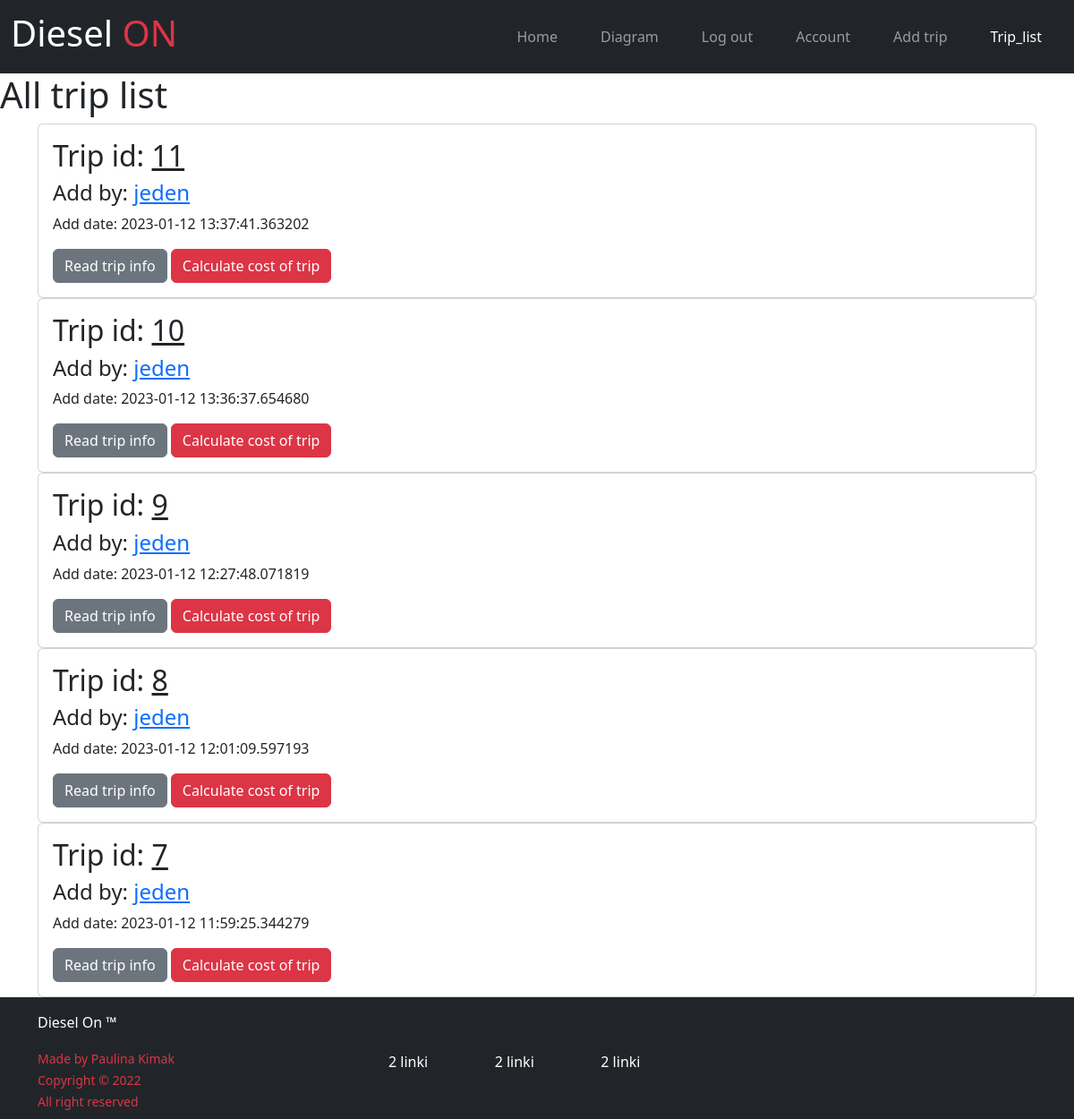
The page /trip_list (signed in) on the database its author committed.
### diesel_api/models.py (models this page shows, shortened)
class Trip(db.Model):
    id = db.Column(db.Integer, primary_key=True)
    user_id = db.Column(db.Integer, db.ForeignKey('users.id'), nullable=False) #user.id tabela users z paramatrem id
    date = db.Column(db.DateTime, nullable=False, default=datetime.utcnow)
    trip_frequency = db.Column(db.String(12), nullable=False)
    amount_trip = db.Column(db.Integer, nullable=False)
    distance = db.Column(db.Float, nullable=False)
    type_trip = db.Column(db.String(12), nullable=False)
    average_usage = db.Column(db.Float, nullable=False)

class User(db.Model, UserMixin):
    __tablename__ = 'users'
    id = db.Column(db.Integer, primary_key=True)
    profile_image = db.Column(db.String(64), nullable=False, default='default_profile.png')
    email = db.Column(db.String(64), unique=True, index=True)
    username = db.Column(db.String(64), unique=True, index=True)
    password_hash = db.Column(db.String(128))
    trips=db.relationship('Trip', backref='author', lazy=True)

### diesel_api/trip_calculator/views.py (the view)
@trip.route('/trip_list')
def trip_list():
    page = request.args.get('page',1,type=int)
    usertrip_list = Trip.query.order_by(Trip.date.desc()).paginate(page=page, per_page=5)
    return render_template('trip_list.html', active_menu='trip_list', usertrip_list=usertrip_list)

### diesel_api/models.py (called while the page is built)
@login_manager.user_loader
def load_user(user_id):
    return User.query.get(user_id)

### diesel_api/templates/trip_list.html
{% extends "base.html" %}
{% block content %}
<div class="jumbotron">
    <h1>All trip list</h1>
</div>
<div class="container">
    {% for trip in usertrip_list.items %}
    <div class="card">
        <div class="card-body">
            <h2>Trip id: <a class="card-title" href="{{url_for('trip.view_trip', usertrip_id=trip.id) }}">{{trip.id}}</a></h2>
            <h4>Add by:
            <a href="#">{{trip.author.username}}</a>
            </h4>
            <p>Add date: {{trip.date}} </p>
            <a class="btn btn-secondary" href="{{url_for('trip.view_trip', usertrip_id=trip.id) }}">Read trip info</a>
            <a class="btn btn-danger" href="{{url_for('trip.calc_trip', usertrip_id=trip.id) }}">Calculate cost of trip</a>
        </div>
    </div>
    {% endfor%}
</div>
{% endblock %}

### diesel_api/static/style.css (style rules this page uses)
body { background-color: white; }

### rows shown on the page
Trip: id "11", author.username "jeden", date "2023-01-12 13:37:41.363202"
Trip: id "10", author.username "jeden", date "2023-01-12 13:36:37.654680"
Trip: id "9", author.username "jeden", date "2023-01-12 12:27:48.071819"
Trip: id "8", author.username "jeden", date "2023-01-12 12:01:09.597193"
Trip: id "7", author.username "jeden", date "2023-01-12 11:59:25.344279"
